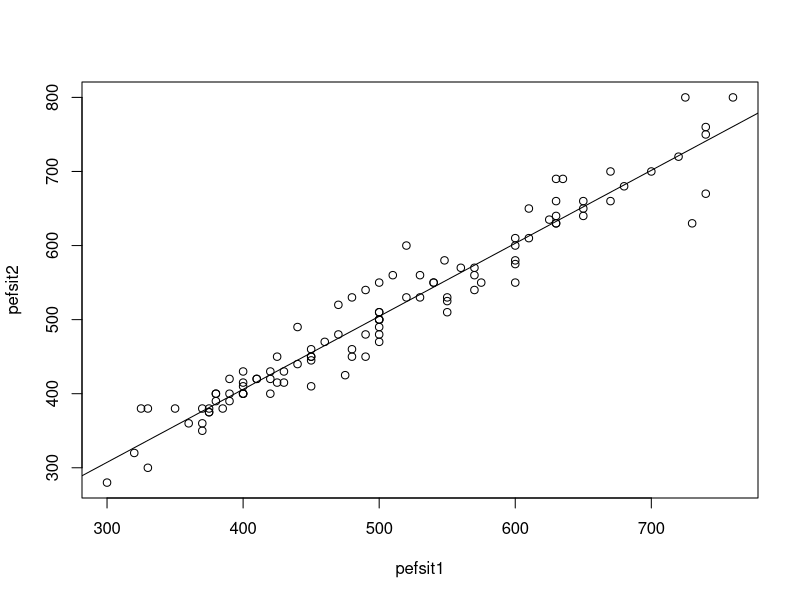
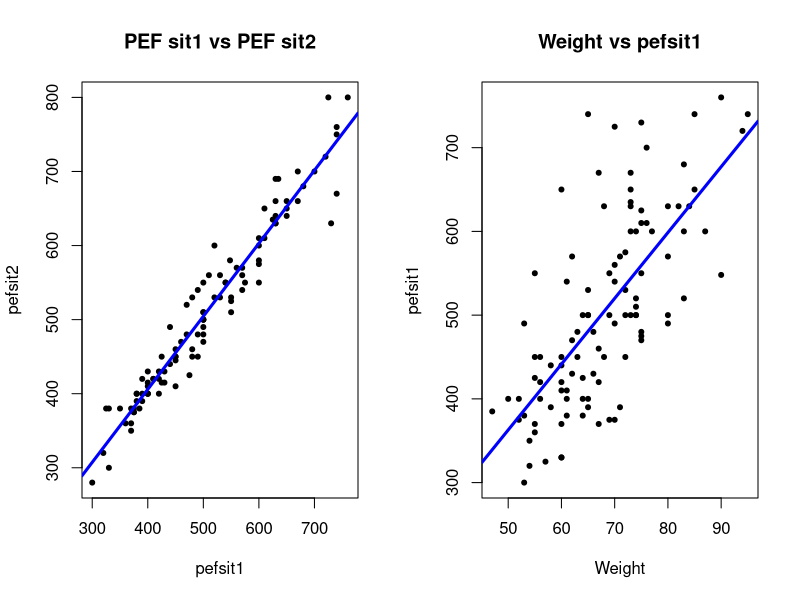
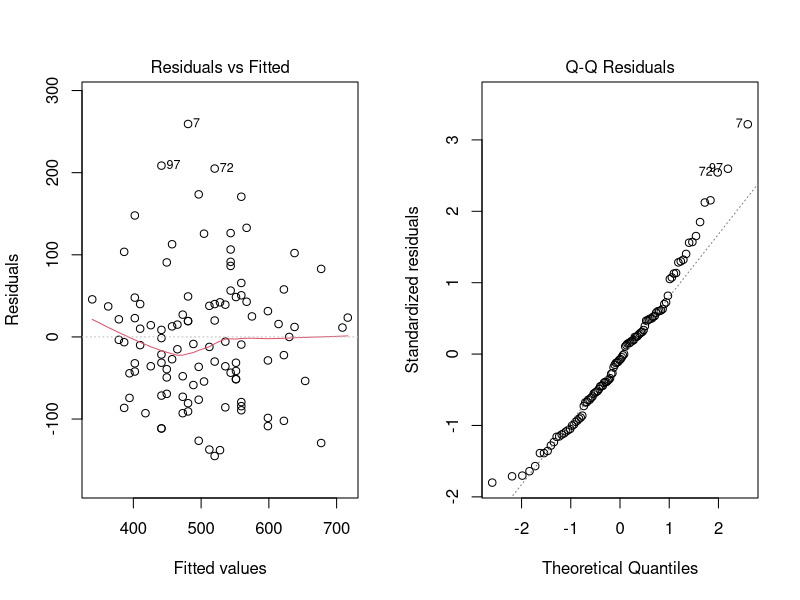
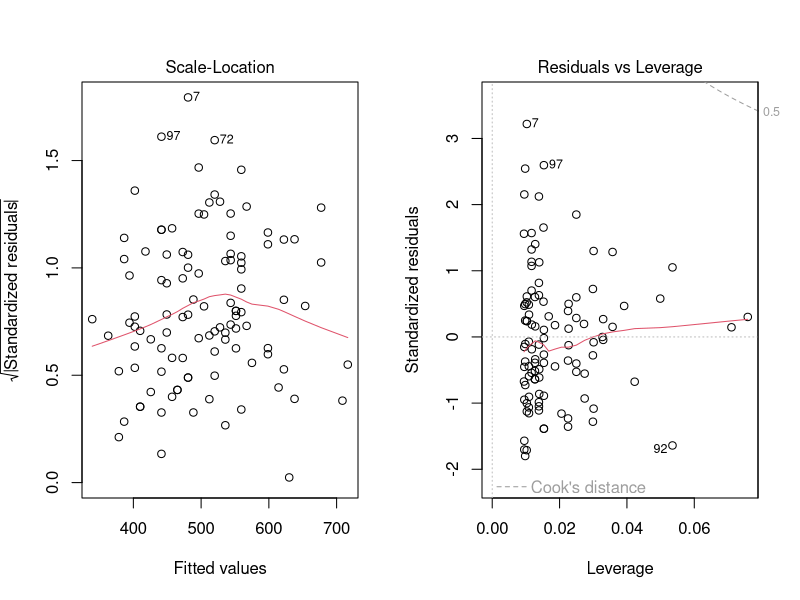
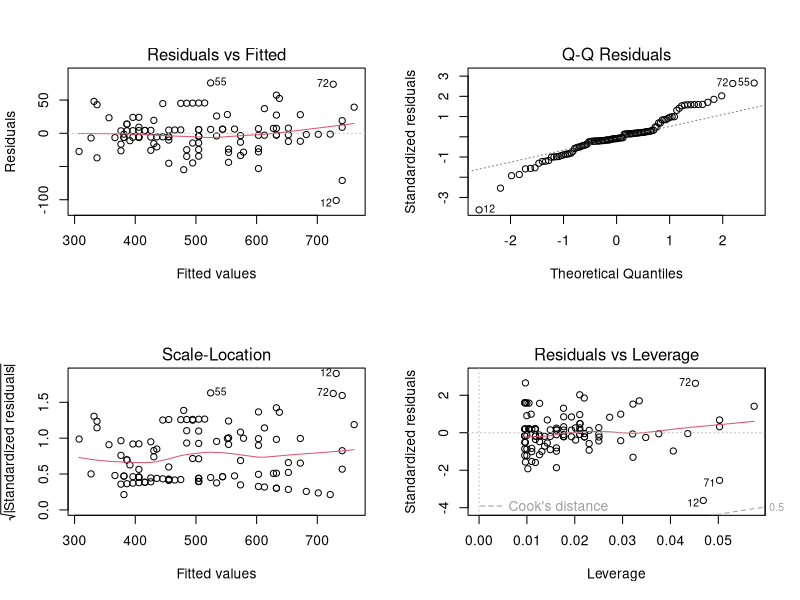
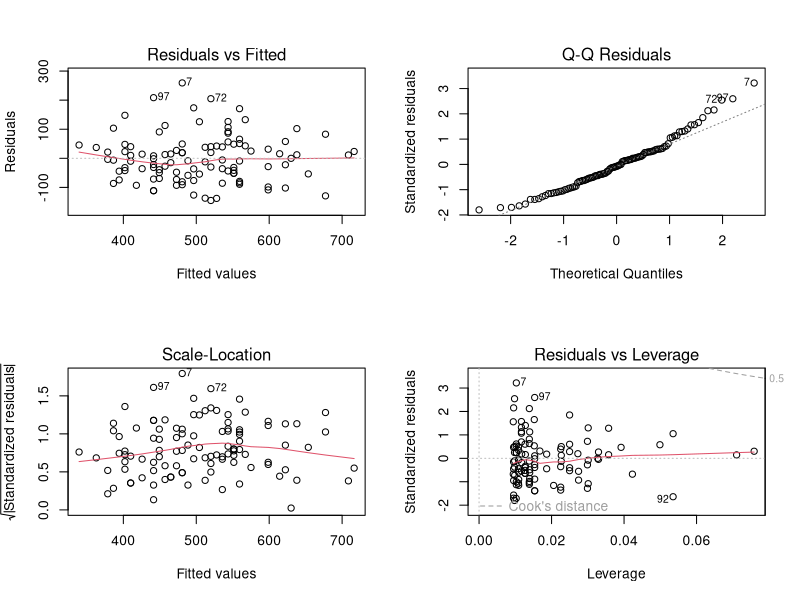
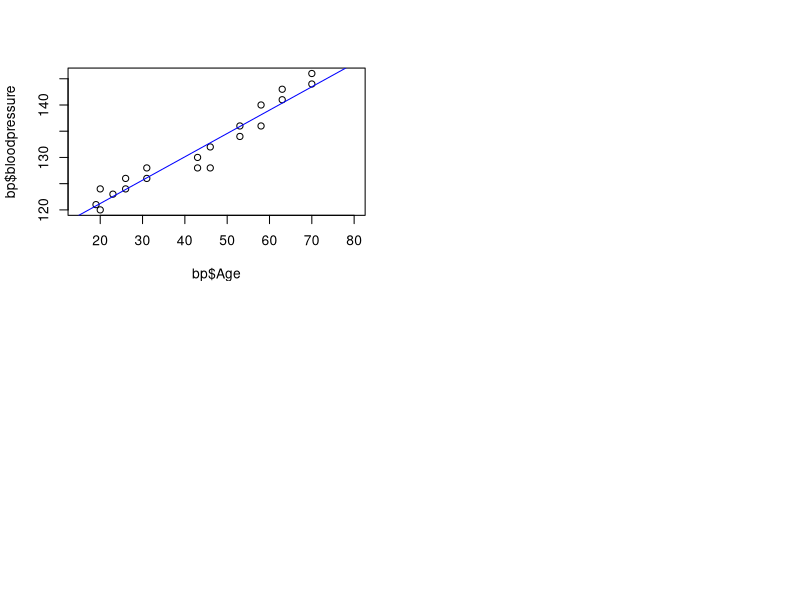
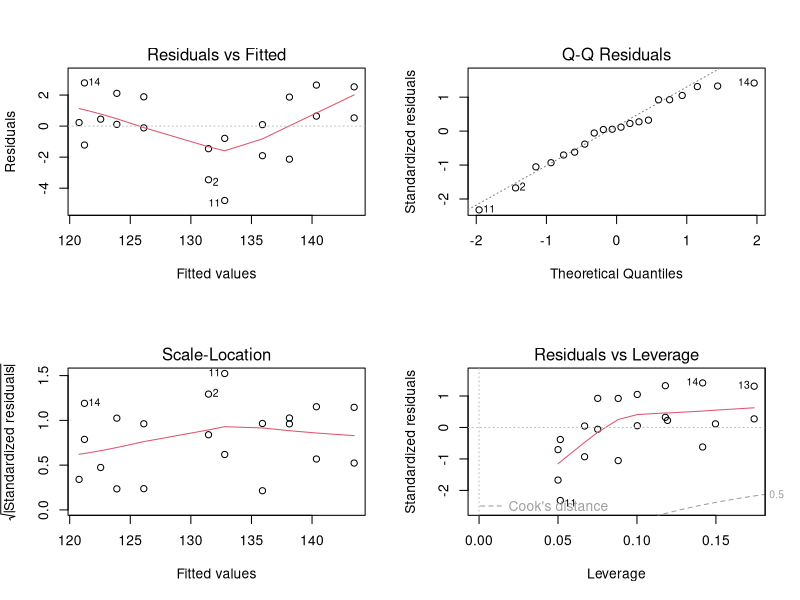

The R script that drew these images, in order:
## ---- chunk 1
#| label: linear-1a-1
#| warning: false
#| echo: true

lung_data <- read.csv('data/PEFH98-english.csv')

# head(lung_data)
# assign variables (not strictly necessary)
pefsit1 <- lung_data$pefsit1
pefsit2 <- lung_data$pefsit2
weight <- lung_data$weight

# scatter plot: pefsit2 vs pefsit1

#Simple version (using default plot options):
plot(x = pefsit1, y = pefsit2)
abline(lm(pefsit2 ~ pefsit1, data = lung_data))

#Alternative using the formula notation:
# plot(pefsit2 ~ pefsit1, data=lung_data)

par(mfrow = c(1, 2)) # make plots in 1 row 2 col

#More elaborate version:
plot(x = pefsit1, y = pefsit2, 
     main = 'PEF sit1 vs PEF sit2',         #add a plot heading
     xlab = 'pefsit1', ylab = 'pefsit2',    #change the axis labels
     pch = 20)                              #change the point type
abline(lm(pefsit2 ~ pefsit1, data = lung_data), 
       col = 'blue', lwd = 3)     #change the line colour and width

# scatter plot: pefsit1 vs weight
plot(x = weight, y = pefsit1, 
     main = 'Weight vs pefsit1', 
     xlab = 'Weight', ylab = 'pefsit1', 
     pch = 20)
abline(lm(pefsit1 ~ weight, data = lung_data), 
       col = 'blue', lwd = 3)

## ---- chunk 2
#| label: linear-1b-1
#| warning: false
#| echo: true

cor(pefsit2, pefsit1) # need to remove NA here

which(is.na(pefsit1)) # no missing
which(is.na(pefsit2)) # 66th missing

# option 1: cor() removes NA for you 
# specify use complete observations
cor(pefsit2, pefsit1, use = 'pairwise.complete.obs')

# option 2 (advanced): you process (remove) the row of missing 
# from both variables (remove element 66)
pefsit2_narm <- pefsit2[!is.na(pefsit2)]
pefsit1_narm <- pefsit1[!is.na(pefsit2)]

# use pefsit2_narm instead of pefsit2 to compute cor
# should be the same
cor(pefsit2_narm, pefsit1_narm)

# option 3: cor.test automatically removes missing values:
cor.test(pefsit2, pefsit1)
## ---- chunk 3
#| label: linear-1b-2
#| warning: false
#| echo: true

# pefsit1, weight
cor.test(pefsit1, weight)
## ---- chunk 4
#| label: linear-1b-3
#| warning: false
#| echo: true

# pairwise for multiple pairs 
# use age, height, weight, pefsit1, pefsit2, pefsit3, pefmean
# select a smaller dataset 
lungdata2 <- lung_data[, c('age', 'height', 'weight', 'pefsit1', 
                           'pefsit2', 'pefsit3', 'pefmean')]

head(lungdata2, 3)

# produce correlation matrix for all the variables here
# round(1.2345, digits = 2) gives 1.23
round(cor(lungdata2, use = 'pairwise.complete.obs'), digits = 2)
## ---- chunk 5
#| label: linear-1c-1
#| warning: false
#| echo: true

# pef2 vs pef 1
lm_pef2_pef1 <- lm(pefsit2 ~ pefsit1, data = lung_data)
summary(lm_pef2_pef1)
confint(lm_pef2_pef1)
## ---- chunk 6
#| label: linear-1c-2
#| warning: false
#| echo: true

# pef1 vs weight 
lm_pef1_weight <- lm(pefsit1 ~ weight, data = lung_data)
summary(lm_pef1_weight)
confint(lm_pef1_weight)

#Model diagnostics plots:
plot(lm_pef1_weight)
## ---- chunk 7
#| label: linear-2d-1
#| warning: false
#| echo: true

par(mfrow = c(2, 2)) # plot 2 by 2
plot(lm_pef2_pef1)

plot(lm_pef1_weight)
## ---- chunk 8
#| label: linear-2a-1
#| warning: false
#| echo: true

# load data
bp <- read.csv('data/bp.csv')
head(bp)
## ---- chunk 9
#| label: linear-2a-2
#| warning: false
#| echo: true

# correlation age vs bp
cor(bp$Age, bp$bloodpressure)

# or,
cor(bp)

# 95% CI, p-value
cor.test(bp$Age, bp$bloodpressure) 
## ---- chunk 10
#| label: linear-2b-1
#| warning: false
#| echo: true

# fit a linear regression model
model_age_bp <- lm(bloodpressure ~ Age, data = bp)
summary(model_age_bp)

# to predict (insert x), you need to put data in a data frame
predict(model_age_bp, 
        newdata = data.frame(Age = c(40, 75)), 
        interval = 'prediction')
## ---- chunk 11
#| label: linear-2b-2
#| warning: false
#| echo: true

plot(x = bp$Age, y = bp$bloodpressure, xlim = c(15, 80))
# add the regression line on top
abline(lm(bloodpressure ~ Age, data = bp), col = 'blue')

# residual plots
par(mfrow = c(2, 2)) # plot 2 by 2
plot(lm(bloodpressure ~ Age, data = bp))
